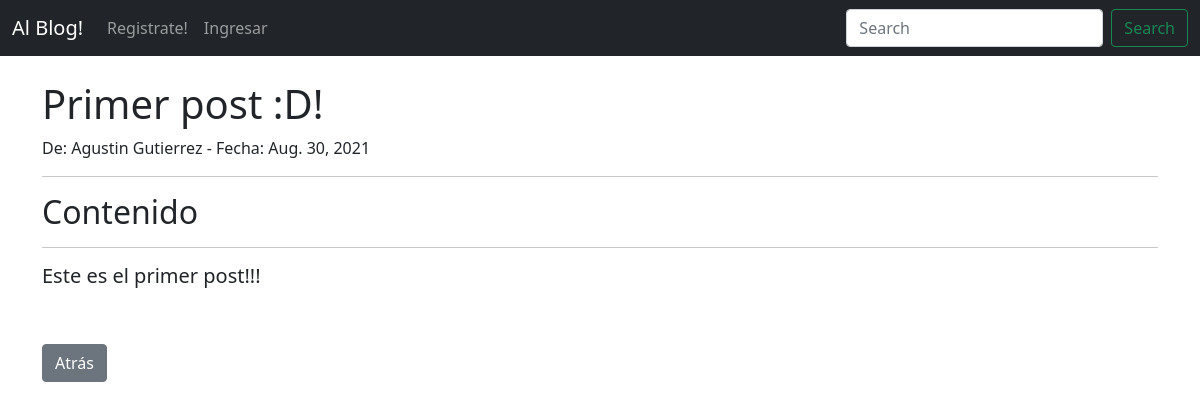
The app's page /article/1 with its own data.
### BlogApp/models.py (models this page shows, shortened)
class Post(models.Model):
    titulo = models.CharField(max_length=255)
    tag_titulo = models.CharField(max_length=255, default="Blog")
    autor = models.ForeignKey(User, on_delete=models.CASCADE)
    contenido = models.TextField()
    fecha_publicacion = models.DateField(auto_now_add=True)

### BlogApp/views.py (the view)
# urls.py: path('article/<int:pk>', ArticleDetailView.as_view(), name="article-detail"), #pk parametro.
class ArticleDetailView(DetailView):
    model = Post
    template_name = 'blog/article_detail.html'

### BlogApp/templates/blog/article_detail.html (shortened to what this page needs)
{% extends 'blog/base.html' %}
{% block content %}
</br><h1> {{post.titulo }}</h1>
     De: {{post.autor.first_name}} {{post.autor.last_name}}
     - Fecha: {{post.fecha_publicacion}}
    <hr>
    <h2>Contenido</h2>
    <hr>
    <p><h5>{{post.contenido}}</h5>
    <a href="{% url 'Home' %}" class="btn btn-secondary"> Atrás </a>
{% endblock %}

### records on screen
Post: titulo "Primer post :D!", autor.first_name "Agustin", autor.last_name "Gutierrez", fecha_publicacion "Aug. 30, 2021", contenido "Este es el primer post!!!"
